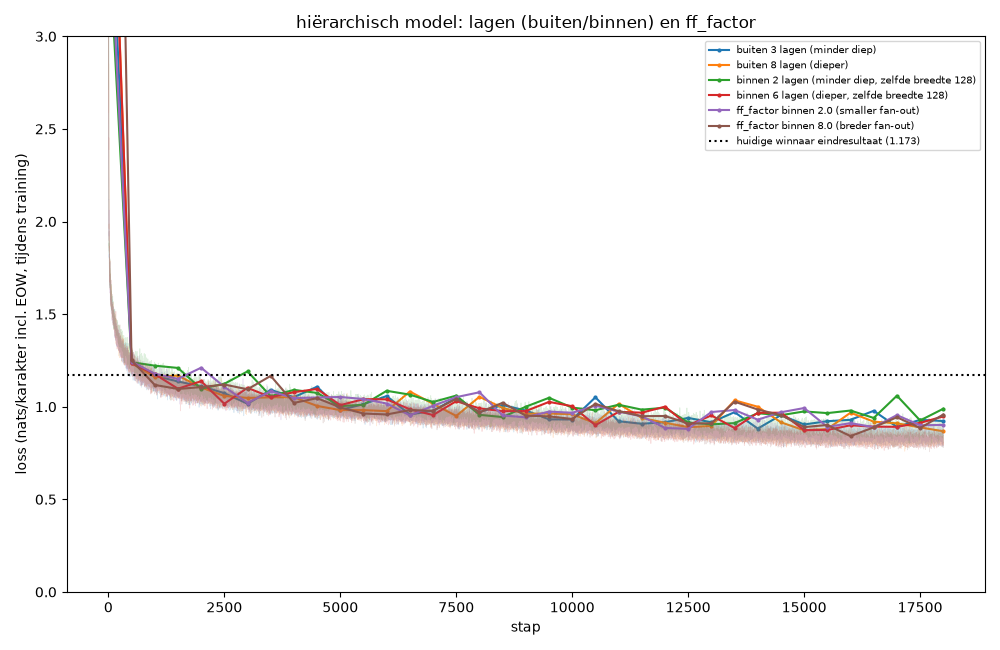

Write Python code to recreate this figure.
"""Vervolg op hierarchisch_sweep4.py: n_embed_buiten groter maken hielp niet
(experiment 20). Twee nieuwe assen, allebei nog nooit los getest voor deze
architectuur:

  1. Aantal lagen, los van breedte. Tot nu toe ging breedte en diepte aan de
     binnenkant altijd samen omhoog (64/2 -> 96/3 -> 128/4) - nooit getest of
     het de breedte was, de diepte, of allebei. Ook de buitenste diepte (5
     lagen, overgenomen van het char-model) is nog nooit los getest, net als
     n_embed_buiten dat niet was.
  2. FF_FACTOR (de fan-out/fan-in-factor van de feedforward-laag, nu 4.0
     overal, ongewijzigd sinds het begin van de hele sessie). Vereist een
     nieuwe, backward-compatible kwarg op Blok in exp.py (ff_factor=FF_FACTOR
     als default - verandert niets voor bestaande aanroepen, geverifieerd met
     een smoke-test).

Winnende config (n_embed_binnen=128, n_lagen_enc/dec=4, n_embed_buiten=160,
n_lagen_buiten=5, lr=3e-3) blijft het vertrekpunt; per variant wijzigt maar
1 ding.
"""
import time
from pathlib import Path

import torch
import torch.nn.functional as F
import matplotlib
matplotlib.use("Agg")
import matplotlib.pyplot as plt

from exp import APPARAAT, DATA_MAP, TEKST_BESTANDEN, TRAIN_FRACTIE, CharTokenizer, FF_FACTOR
from hierarchisch import (splits_in_brokken, codeer_brok, bouw_brok_tensor, maak_woord_batch,
                          HierarchischModel, genereer_hierarchisch)

MAX_BROK_LENGTE = 16
BROK_VENSTER = 32
N_KOPPEN_BINNEN = 4
N_KOPPEN_BUITEN = 4
AANTAL = 64
N_STAPPEN = 18000
EVAL_INTERVAL = 500
LR, DROPOUT = 3e-3, 0.1

BASELINE_CHAR = 1.2605
WINNAAR = 1.1730  # n_embed_binnen=128 4L, n_embed_buiten=160 5L, ff_factor=4.0 (default) - zie sweep3

# (naam, dict met overrides t.o.v. de winnende config)
STANDAARD = dict(n_embed_binnen=128, n_lagen_enc=4, n_lagen_dec=4,
                  n_embed_buiten=160, n_lagen_buiten=5, ff_factor_binnen=FF_FACTOR, ff_factor_buiten=FF_FACTOR)
VARIANTEN = [
    ("buiten 3 lagen (minder diep)",  dict(n_lagen_buiten=3)),
    ("buiten 8 lagen (dieper)",       dict(n_lagen_buiten=8)),
    ("binnen 2 lagen (minder diep, zelfde breedte 128)", dict(n_lagen_enc=2, n_lagen_dec=2)),
    ("binnen 6 lagen (dieper, zelfde breedte 128)",       dict(n_lagen_enc=6, n_lagen_dec=6)),
    ("ff_factor binnen 2.0 (smaller fan-out)", dict(ff_factor_binnen=2.0)),
    ("ff_factor binnen 8.0 (breder fan-out)",  dict(ff_factor_binnen=8.0)),
]

boeken = [(n, (DATA_MAP / n).read_text(encoding="utf-8")) for n in TEKST_BESTANDEN]
tekst = "".join(t for _, t in boeken)
tok = CharTokenizer(tekst)
EOW_ID, PAD_ID = tok.vocab_size, tok.vocab_size + 1
print(f"apparaat={APPARAAT}  vocab={tok.vocab_size}  totaal={len(tekst):,} karakters\n", flush=True)

train_brokken, test_brokken = bouw_brok_tensor(boeken, tok, MAX_BROK_LENGTE, EOW_ID, PAD_ID, TRAIN_FRACTIE)
train_brokken, test_brokken = train_brokken.to(APPARAAT), test_brokken.to(APPARAAT)
print(f"brokken: train={train_brokken.shape[0]:,}  test={test_brokken.shape[0]:,}\n", flush=True)

UITVOER = Path(__file__).parent / "hierarchisch_sweep5_resultaten.pt"
resultaten = torch.load(UITVOER) if UITVOER.exists() else {}

for naam, override in VARIANTEN:
    if naam in resultaten:
        r = resultaten[naam]
        print(f"{naam:>48s}  nats/char {r['nats_excl']:.4f}  (overgeslagen)", flush=True)
        continue

    hp = {**STANDAARD, **override}
    torch.manual_seed(0)
    model = HierarchischModel(
        tok_vocab_size=tok.vocab_size, pad_id=PAD_ID, eow_id=EOW_ID, max_brok_lengte=MAX_BROK_LENGTE,
        n_embed_binnen=hp["n_embed_binnen"], n_lagen_enc=hp["n_lagen_enc"], n_lagen_dec=hp["n_lagen_dec"],
        n_koppen_binnen=N_KOPPEN_BINNEN, n_embed_buiten=hp["n_embed_buiten"], n_lagen_buiten=hp["n_lagen_buiten"],
        n_koppen_buiten=N_KOPPEN_BUITEN, brok_venster=BROK_VENSTER, dropout=DROPOUT,
    ).to(APPARAAT)

    # ff_factor is geen HierarchischModel-kwarg (die bouwt zijn eigen Blok's intern
    # met de module-default FF_FACTOR) - voor deze sweep de binnenste Blok's er na
    # constructie op aanpassen, enige plek waar dat nu kan zonder hierarchisch.py
    # zelf een ff_factor-kwarg te geven (nog niet nodig voor 1 experiment)
    if hp["ff_factor_binnen"] != FF_FACTOR:
        from exp import FeedForwardLaag
        for laag in list(model.encoder.lagen) + list(model.decoder.lagen):
            if laag.feedforward is not None:
                laag.feedforward = FeedForwardLaag(hp["n_embed_binnen"], dropout=0.0,
                                                    factor=hp["ff_factor_binnen"]).to(APPARAAT)

    n_par = sum(p.numel() for p in model.parameters())
    optimizer = torch.optim.AdamW(model.parameters(), lr=LR)
    scheduler = torch.optim.lr_scheduler.CosineAnnealingLR(optimizer, T_max=N_STAPPEN)
    char_vocab_out = model.decoder.uit.out_features

    print(f"\n--- {naam} ({n_par:,} parameters) ---", flush=True)
    t0 = time.time()
    train_losses, test_stappen, test_losses = [], [], []
    hoogste_train_loss_na_opwarmen = 0.0
    for stap in range(N_STAPPEN):
        x_b, y_b = maak_woord_batch(train_brokken, BROK_VENSTER, AANTAL)
        logits = model(x_b, y_b)
        loss = F.cross_entropy(logits.reshape(-1, char_vocab_out), y_b.reshape(-1), ignore_index=PAD_ID)
        optimizer.zero_grad(); loss.backward(); optimizer.step(); scheduler.step()
        train_losses.append(loss.item())
        if stap > 1000:
            hoogste_train_loss_na_opwarmen = max(hoogste_train_loss_na_opwarmen, loss.item())

        if stap % EVAL_INTERVAL == 0 or stap == N_STAPPEN - 1:
            model.eval()
            with torch.no_grad():
                x_t, y_t = maak_woord_batch(test_brokken, BROK_VENSTER, AANTAL)
                logits_t = model(x_t, y_t)
                loss_t = F.cross_entropy(logits_t.reshape(-1, char_vocab_out), y_t.reshape(-1), ignore_index=PAD_ID)
            model.train()
            test_stappen.append(stap); test_losses.append(loss_t.item())
            print(f"  stap {stap:>6}  train {loss.item():.3f}  test {loss_t.item():.3f}  "
                  f"({time.time()-t0:.0f}s)", flush=True)

    model.eval()
    som_excl, aantal_excl = 0.0, 0
    with torch.no_grad():
        for _ in range(20):
            x_t, y_t = maak_woord_batch(test_brokken, BROK_VENSTER, 256)
            logits_t = model(x_t, y_t)
            verlies = F.cross_entropy(logits_t.reshape(-1, char_vocab_out), y_t.reshape(-1),
                                      ignore_index=PAD_ID, reduction="none")
            y_flat = y_t.reshape(-1)
            inhoud = (y_flat != PAD_ID) & (y_flat != EOW_ID)
            som_excl += verlies[inhoud].sum().item()
            aantal_excl += inhoud.sum().item()
    nats_excl = som_excl / aantal_excl

    voorbeeld_brokken = [codeer_brok(b, tok, MAX_BROK_LENGTE, EOW_ID, PAD_ID) for b in splits_in_brokken("Op een dag ")]
    voorbeeld_tekst, _ = genereer_hierarchisch(model, tok, voorbeeld_brokken, brok_venster=BROK_VENSTER,
                                               n_nieuwe_woorden=30, apparaat=APPARAAT, temperatuur=0.7)

    resultaten[naam] = dict(train_losses=train_losses, test_stappen=test_stappen, test_losses=test_losses,
                            nats_excl=nats_excl, n_par=n_par, voorbeeld=voorbeeld_tekst,
                            hoogste_train_loss_na_opwarmen=hoogste_train_loss_na_opwarmen, hp=hp,
                            state_dict={k: v.cpu() for k, v in model.state_dict().items()})
    print(f"  KLAAR: nats/karakter (excl EOW) = {nats_excl:.4f}  "
          f"({'STABIEL' if hoogste_train_loss_na_opwarmen < 3 else 'INSTABIEL'})  "
          f"({(time.time()-t0)/60:.1f} min)", flush=True)
    print(f"  voorbeeld: {voorbeeld_tekst!r}", flush=True)
    torch.save(resultaten, UITVOER)

print("\n" + "=" * 70)
print(f"{'':>48s}  nats/char   verschil vs winnaar (1,1730)")
print(f"{'char-model':>48s}  {BASELINE_CHAR:>9.4f}")
print(f"{'huidige winnaar (128/4, buiten 160/5)':>48s}  {WINNAAR:>9.4f}   (referentie)")
for naam, _ in VARIANTEN:
    r = resultaten[naam]
    print(f"{naam:>48s}  {r['nats_excl']:>9.4f}   {r['nats_excl']-WINNAAR:>+9.4f}")

scores = {"huidige winnaar": WINNAAR}
for naam, _ in VARIANTEN:
    scores[naam] = resultaten[naam]["nats_excl"]
beste_naam = min(scores, key=scores.get)
print(f"\nbeste: {beste_naam}  ({scores[beste_naam]:.4f})")
if beste_naam != "huidige winnaar" and scores[beste_naam] < WINNAAR:
    print("NIEUWE WINNAAR gevonden!")

# ---------------------------------------------------------------------------
# Plot
# ---------------------------------------------------------------------------
fig, ax = plt.subplots(figsize=(10, 6.5))
kleuren = ["tab:blue", "tab:orange", "tab:green", "tab:red", "tab:purple", "tab:brown"]
for (naam, _), kleur in zip(VARIANTEN, kleuren):
    r = resultaten[naam]
    ax.plot(range(len(r["train_losses"])), r["train_losses"], color=kleur, alpha=0.15, linewidth=0.6)
    ax.plot(r["test_stappen"], r["test_losses"], color=kleur, marker="o", markersize=2, label=naam)
ax.axhline(WINNAAR, color="black", linestyle=":", label=f"huidige winnaar eindresultaat ({WINNAAR})")
ax.set_ylim(0, 3)
ax.set_xlabel("stap"); ax.set_ylabel("loss (nats/karakter incl. EOW, tijdens training)")
ax.set_title("hiërarchisch model: lagen (buiten/binnen) en ff_factor")
ax.legend(fontsize=7)
fig.tight_layout()
plot_pad = Path(__file__).parent / "hierarchisch_sweep5.png"
fig.savefig(plot_pad)
print(f"\nplot opgeslagen: {plot_pad}", flush=True)
